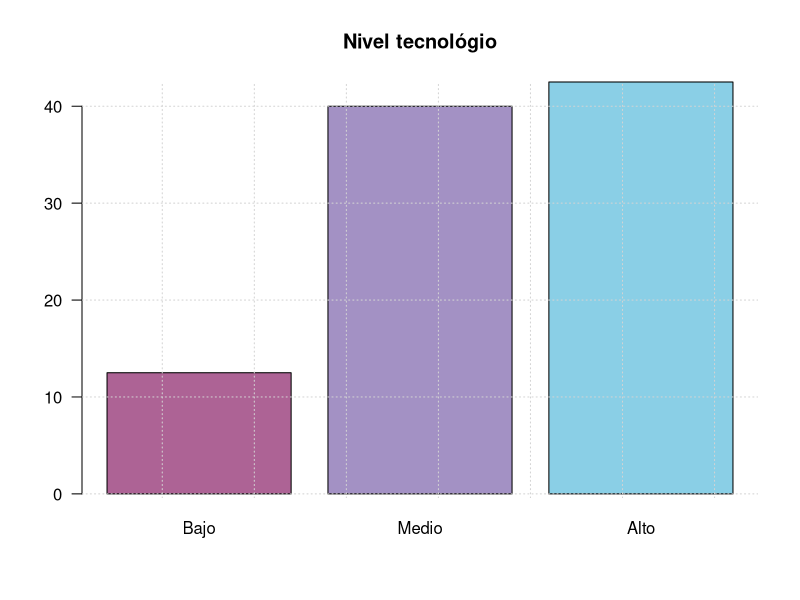
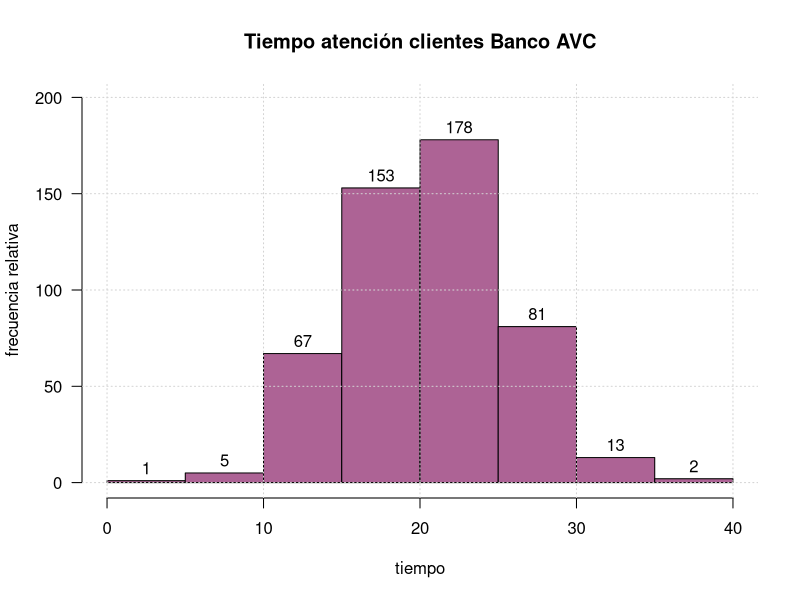

These charts were generated, in order, by the following R code:
## ---- chunk 1
knitr::opts_chunk$set(comment = NA)

# colores
c0= "#b0394a"
c1= "#ad6395"
c2= "#a391c4"
c3= "#8acfe6"
c4= "#646420"
c5= "#db524f"
## ---- chunk 2
nivtec=c(12.5,40,42.5)
names(nivtec)=c("Bajo", "Medio", "Alto")
barplot(nivtec, 
        main = "Nivel tecnológio",
        col=c(c1,c2,c3), las=1)
grid()
## ---- chunk 3
tiempo=c(
14.29, 22.12, 18.75, 16.52, 18.42, 23.61, 27.69, 16.06, 26.08, 19.49, 22.21, 16.47, 21.89, 24.06, 11.09, 17.72, 17.04, 21.75, 25.00, 26.08, 26.28, 19.07, 19.92, 30.14, 24.71, 19.46, 24.70, 17.18, 20.94, 17.42, 20.39, 34.04, 24.20, 20.25, 19.06, 13.07, 14.25, 22.82, 18.25, 16.44, 16.59, 22.34, 26.16, 12.29, 29.95, 21.22, 23.96, 19.48, 27.00, 24.19, 22.17, 23.36, 20.08, 15.84, 22.35, 20.70, 21.02, 17.91, 21.49, 16.75, 15.89, 15.21, 23.83, 21.42, 23.43, 20.51, 31.61, 25.46, 18.45, 29.83, 28.63, 25.98, 22.38, 13.46, 17.33, 20.87, 20.42, 33.27, 23.13,  5.80, 16.54, 23.30,  9.79, 17.43, 14.84, 16.08, 17.55, 19.31, 17.37, 18.47, 23.48, 27.40, 12.40, 17.92, 12.87, 22.18, 26.91, 15.34, 13.89, 21.63, 14.87, 21.41, 22.16, 22.10, 21.86, 22.76, 16.18, 23.30, 14.66, 16.88, 20.77, 24.61, 24.10, 15.89, 16.18, 22.19, 20.88, 18.10, 22.89, 14.38, 19.06, 21.48, 15.14, 24.23, 32.32, 19.15, 22.60, 28.94, 22.41, 18.05, 23.55, 17.77, 13.44, 18.53, 17.47, 27.79, 19.80, 27.36, 25.06, 12.37, 18.26, 18.16, 18.86, 20.68, 16.63, 13.01, 20.77, 20.81, 26.03, 27.31, 19.54, 22.78, 21.67, 18.79, 23.77, 21.70, 17.61, 14.65, 26.49, 15.81, 16.72, 27.16, 18.22, 21.74, 22.51, 21.13, 22.36, 15.03, 19.55, 22.47, 17.51, 29.05, 18.91, 16.42, 15.30, 19.57, 24.21, 20.54, 28.77, 15.75, 28.77,  2.27, 20.31, 13.89, 11.40, 22.35, 19.86, 24.58, 19.29, 12.24, 10.03, 27.62, 22.02, 23.27, 21.21, 13.52, 11.08, 19.22, 14.26, 17.24, 20.09, 28.40, 25.05, 27.47, 16.11, 26.14, 27.23, 18.44, 19.83, 23.21, 24.83, 22.71, 18.57, 21.68, 24.65, 14.12, 15.48, 22.79, 25.90, 18.99, 19.31, 17.93, 24.09, 14.19, 17.23, 15.65, 26.17, 29.59, 30.39, 27.35, 22.31, 18.10, 30.36, 25.26, 25.26, 10.51, 24.26, 22.18, 25.19, 19.53, 12.55, 14.96, 14.15, 26.71, 29.36, 29.72, 18.11, 24.51, 15.12, 16.93, 21.38, 17.14, 27.55, 19.37, 25.19, 16.27, 22.71, 23.99, 21.58, 14.00, 19.73, 21.31, 18.01, 15.45, 36.23, 12.61, 23.45, 20.93, 23.62, 22.01, 26.17, 19.60, 22.67, 22.07, 21.76, 12.25, 18.58, 19.93, 21.41, 25.62, 13.25, 21.01, 10.93, 15.23, 13.38, 11.50, 14.33, 19.06, 23.61, 22.23, 17.96, 19.90, 13.51, 27.70, 12.23, 18.11, 27.07, 21.97, 24.68, 14.13, 22.57, 16.11, 28.35, 10.81, 22.71, 20.43, 21.84, 17.88, 20.17, 22.71, 20.70, 21.14, 17.63, 25.59, 14.73, 24.50, 24.21, 26.89, 19.82, 23.71, 13.83, 15.16, 19.04, 20.16, 17.92, 25.22,  5.21, 17.35, 13.86, 22.47, 23.65, 21.34, 15.25, 27.67, 12.90, 23.14,
17.74, 16.69, 21.68, 21.76, 12.08, 13.81, 22.49, 25.76, 18.62, 13.36, 20.24, 13.87, 27.77, 22.51, 22.73, 24.42, 20.01, 25.97, 24.14, 23.54, 24.34, 22.37, 19.82, 15.16, 25.09, 18.90, 20.63, 25.37, 16.15, 15.08, 28.66, 17.71, 18.91, 23.37, 24.16, 26.39, 30.01, 27.53, 22.52, 16.40, 26.39, 21.58, 18.55, 17.55, 27.21, 25.41, 20.18, 22.26, 19.64, 19.52, 20.42, 17.54, 19.28, 11.40, 16.44, 31.71, 16.84, 27.41,  9.39, 18.48, 27.80, 22.04, 19.69, 12.86, 21.63, 17.40, 23.05, 24.59, 23.24, 27.97, 18.38, 22.12, 20.59, 13.35, 10.26, 19.59, 19.68, 28.00, 19.32, 14.87, 20.20, 16.53, 14.56, 26.03, 10.88, 22.51, 18.73, 13.67, 22.50, 22.18, 16.12, 19.95, 12.99, 20.83, 20.29, 36.47, 21.40, 16.09, 12.07, 13.08, 26.65, 16.95, 25.45, 19.30, 24.48, 15.23, 12.96, 22.71, 13.78,  9.82, 20.12, 17.60, 22.00, 20.93, 27.24, 23.91, 20.46, 26.36, 17.56, 27.61, 22.34, 22.57, 27.97, 31.23, 25.50, 26.97, 19.47, 14.76, 21.95, 23.65, 26.98, 23.82, 22.84, 15.54, 22.35, 23.10, 32.09, 27.65, 28.24, 18.22, 21.59, 22.46, 21.75, 23.70, 24.11, 27.61, 15.31, 22.06, 14.78, 22.21, 15.65, 34.76, 29.59, 16.76, 19.95, 15.45, 11.45, 23.28, 26.32, 31.33, 15.94, 24.32, 16.36, 14.34)
h=hist(tiempo,
     main="Tiempo atención clientes Banco AVC",
     ylab = "frecuencia relativa", las=1,
     ylim = c(0,200),
     col=c1)
text(h$mids,h$counts,labels=h$counts, adj=c(0.5, -0.5))
grid()

## ---- chunk 4
peso=c(1.08,0.99,0.97,1.18,1.41,1.28,0.83,1.06,1.14,1.38,
       0.75,0.96,1.08,0.87,0.89,0.89,0.96,1.12,1.12,0.97,
       1.24,0.89,0.98,1.14,0.92,1.18,1.17,0.75,0.83,0.87,
       0.86,0.89,0.89,0.92,0.93,0.96,0.96,0.97,0.98,0.99,
       1.06,1.08,1.08,1.12,1.12,1.14,1.14,1.17,1.18,1.18,
       1.24,1.28,1.38,1.41)

stem(peso)
## ---- chunk 5
PA=c(13,44,10,11,20,29,30,44,56,63,70,82)
PB=c(25,14,20,22,30,33,40,45,49,52,55,58)
